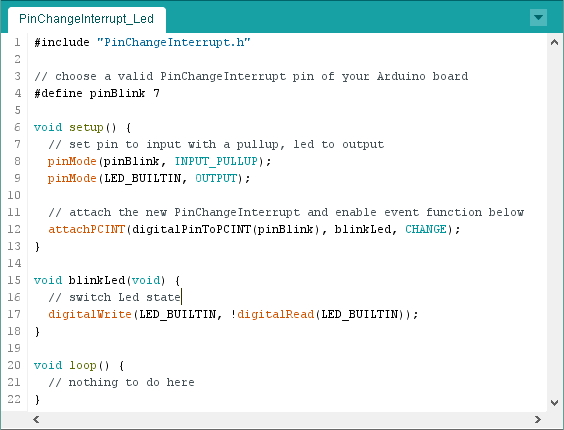
//> input picture mc/arduino_src/libraries/PinChangeInterrupt/header.png, 564 x 430 px, given in place of milkdrop.bmp, which was not available
$ ./morphologyEx   (built with g++ and OpenCV 4)
//> lines starting //> are read from the running program, lines starting //| are printed output that depends on the picture; after the words box and inside, x2 and y2 are one past the last pixel; in counts of white or black regions, pixels touching at a corner belong together; pictures that were not available may be replaced by others from this repository, and a replacement may not be noted
#include "../include/color.hpp"
#include <opencv2/opencv.hpp>
using namespace cv;

String folder = "/Users/skoler/devs/projects/kuIotBigdata/opencv/data/";

int main(int argc, char *argv[]) {
  Mat src = imread(folder + "milkdrop.bmp", IMREAD_GRAYSCALE);
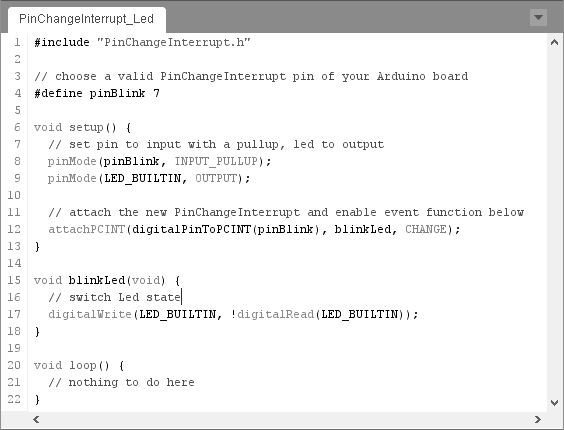
//> src: 430 rows x 564 cols, CV_8UC1; min 0, max 255, mean 240.2
  Mat bin;
  threshold(src, bin, 128, 255, THRESH_BINARY);
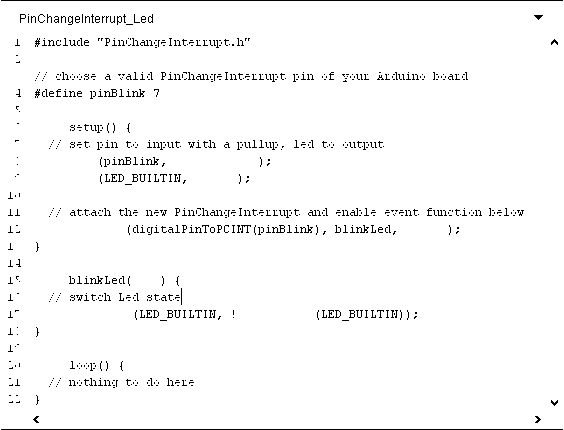
//> bin: 430 rows x 564 cols, CV_8UC1; 97.2% white; black in thin lines or dots

  Mat dst1, dst2, dst3, dst4, dst5, dst6;
  morphologyEx(bin, dst1, MORPH_OPEN, Mat());
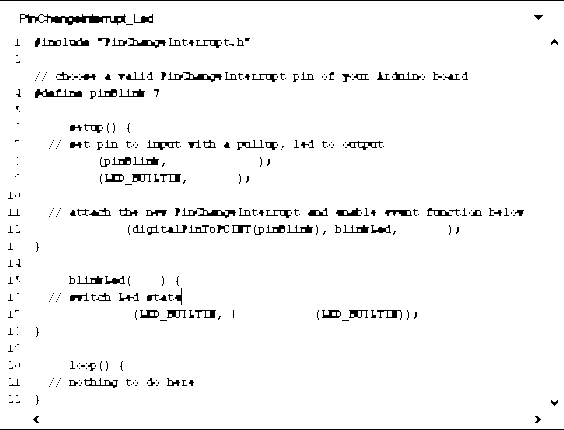
//> dst1: 430 rows x 564 cols, CV_8UC1; 96.2% white; black in thin lines or dots
  morphologyEx(dst1, dst2, MORPH_CLOSE, Mat());
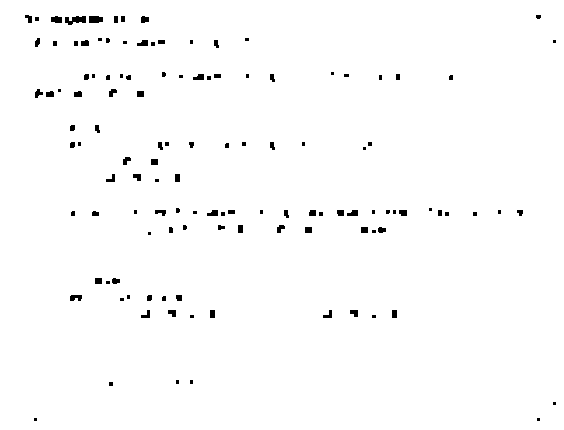
//> dst2: 430 rows x 564 cols, CV_8UC1; 98.6% white; 123 black regions (58 under 20 px), largest, box (x1, y1, x2, y2) and area: (65, 16, 86, 25) 124, (89, 16, 103, 23) 90, (51, 16, 62, 23) 65
  morphologyEx(dst2, dst3, MORPH_GRADIENT, Mat());
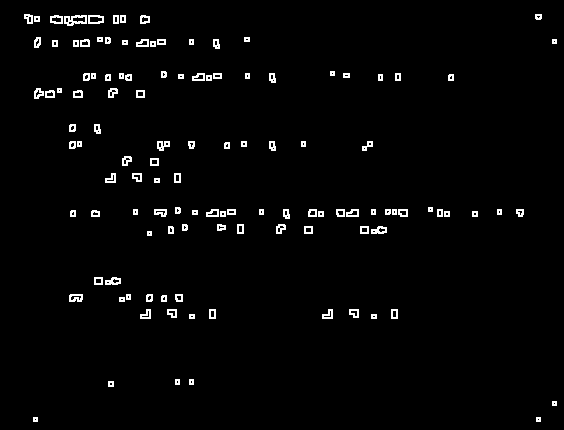
//> dst3: 430 rows x 564 cols, CV_8UC1; 2.2% white in thin lines or dots, all inside (x1, y1, x2, y2) = (24, 14, 557, 422)
  morphologyEx(bin, dst4, MORPH_TOPHAT, Mat());
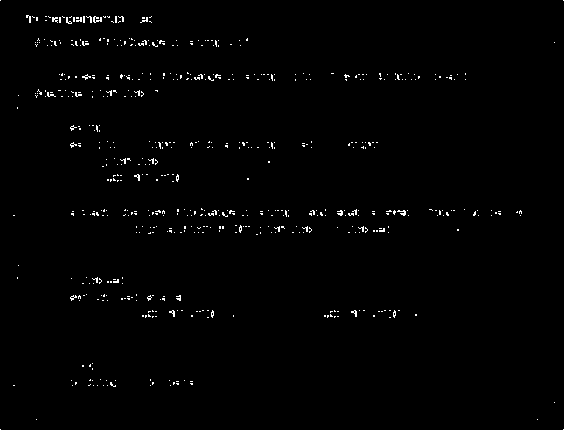
//> dst4: 430 rows x 564 cols, CV_8UC1; 0.98% white in thin lines or dots
  morphologyEx(bin, dst5, MORPH_HITMISS, Mat());
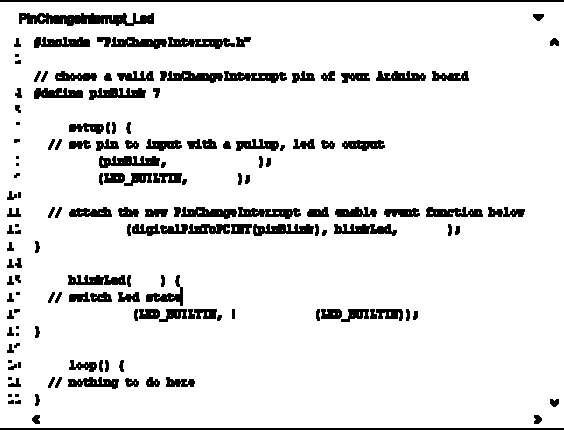
//> dst5: 430 rows x 564 cols, CV_8UC1; 90.6% white; 158 black regions (14 under 20 px), largest, box (x1, y1, x2, y2) and area: (19, 13, 154, 26) 1145, (0, 0, 564, 2) 1128, (0, 428, 564, 430) 1128
  morphologyEx(bin, dst6, MORPH_BLACKHAT, Mat());
//> dst6: 430 rows x 564 cols, CV_8UC1; 2.8% white in thin lines or dots

  imshow("bin", bin);
  imshow("open", dst1);
  imshow("close", dst2);
  imshow("gradient", dst3);
  imshow("tophat", dst4);
  imshow("hitmiss", dst5);
  imshow("blackhat", dst6);
  imshow("src", src);
  waitKey();

  destroyAllWindows();
}
